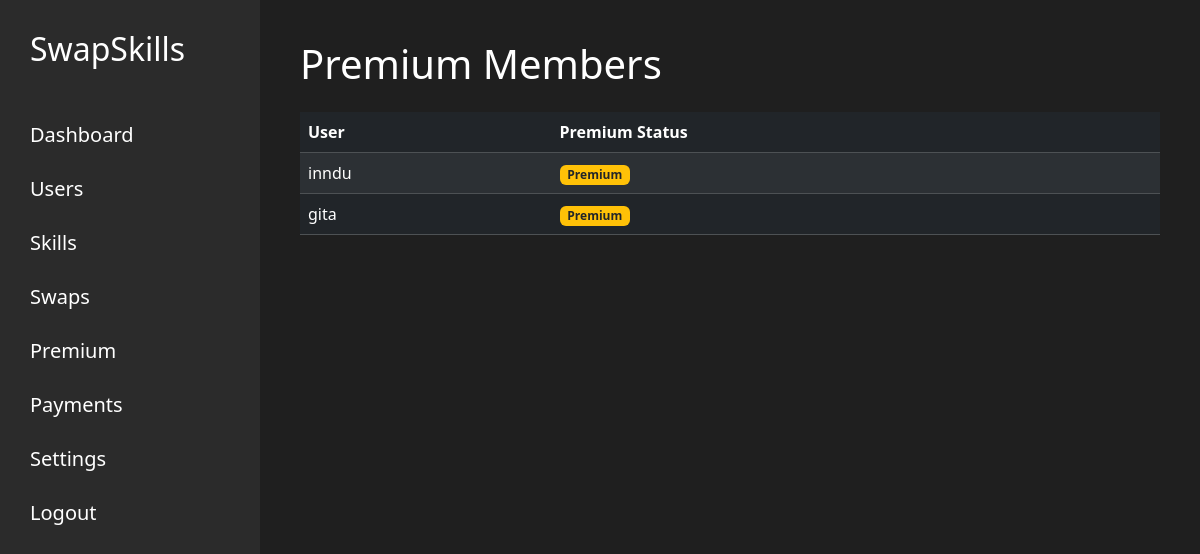
/dashboard/premium/ (signed in), run on an earlier commit of the app's database.
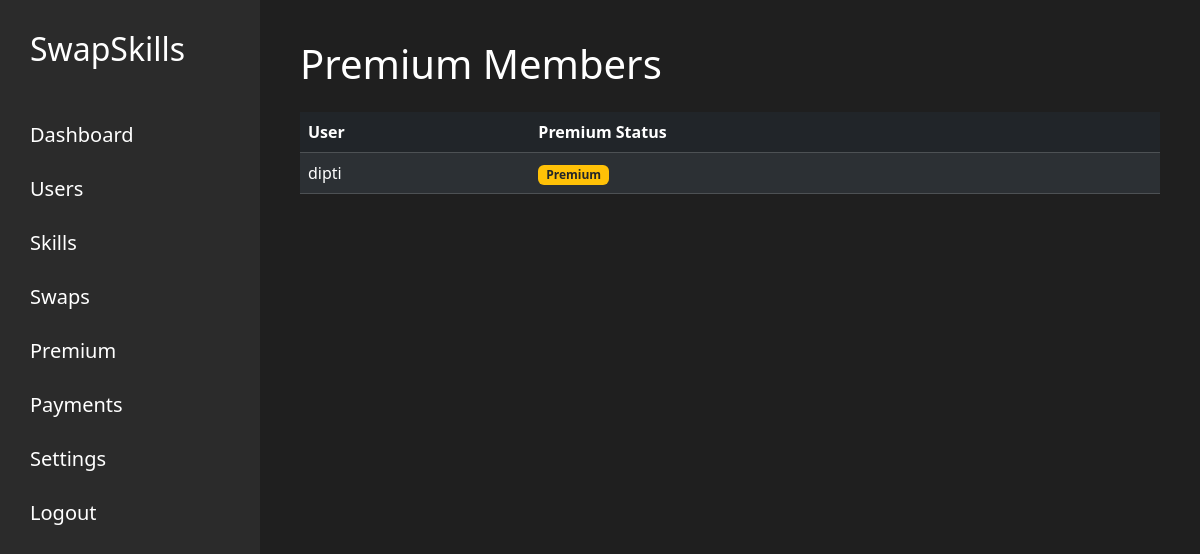
And on a later commit of the database.
### home/models.py (models this page shows, shortened)
class Profile(models.Model):
    user = models.OneToOneField(User, on_delete=models.CASCADE)
    is_premium = models.BooleanField(default=False)

### home/views.py (the view)
# urls.py: path('dashboard/premium/', views.admin_premium, name='admin_premium'),
@login_required
def admin_premium(request):
    if not request.user.is_superuser:
        return redirect("home")
    search = request.GET.get("search", "")
    profiles = Profile.objects.select_related("user").filter(
        is_premium=True
    )
    if search:
        profiles = profiles.filter(
            user__username__icontains=search
        )
    context = {
        "profiles": profiles,
        "search": search,
        "total": profiles.count()
    }
    return render(
        request,
        "admin/premium.html",
        context
    )

### home/templates/admin/premium.html
{% extends "admin/admin_base.html" %}
{% block content %}
<h1 class="mb-4">Premium Members</h1>
<table class="table table-dark table-striped">
<thead>
<tr>
<th>User</th>
<th>Premium Status</th>
</tr>
</thead>
<tbody>
{% for profile in profiles %}
<tr>
<td>{{ profile.user.username }}</td>
<td>
<span class="badge bg-warning text-dark">
Premium
</span>
</td>
</tr>
{% empty %}
<tr>
<td colspan="2" class="text-center">
No Premium Users
</td>
</tr>
{% endfor %}
</tbody>
</table>
{% endblock %}

What changed in the data, as far as the page shows it:
removed Profile: user.username "inndu"
removed Profile: user.username "gita"
added Profile: user.username "dipti"
